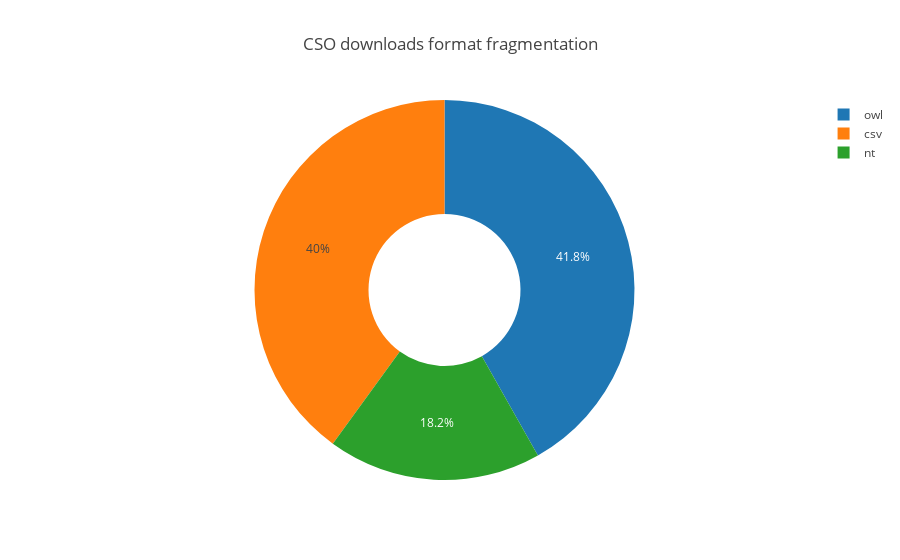

Source (notebook cell):
### Code cell
formats = downloads_req_df.groupby('format')[['id']].nunique()

pie = go.Pie(values=formats.id,
              labels=formats.index,
              textposition='inside',
              name='Format',
              hoverinfo='label+value+name',
              hole=.4)

donut = go.Layout(title='CSO downloads format fragmentation')
fig = go.Figure(data=[pie], layout=donut)
plotly.offline.iplot(fig)
pio.write_image(fig, 'images/download_formats.png')

### Figure 1 — Plotly figure (JSON) as saved in the notebook; plotly's stock layout.template omitted (floating-point values rounded to 4 significant figures)
{"data": [{"hole": 0.4, "hoverinfo": "label+value+name", "labels": ["csv", "nt", "owl"], "name": "Format", "textposition": "inside", "type": "pie", "uid": "2c8d77ea-ed1e-46a3-a3aa-0f05addf0c4e", "values": [22, 10, 23]}], "layout": {"title": "CSO downloads format fragmentation"}}
